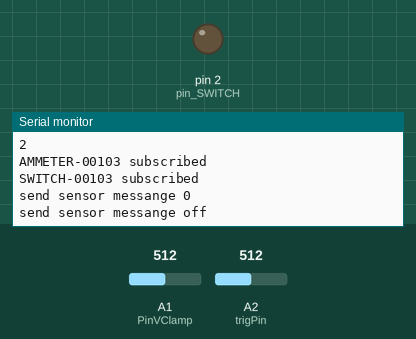
Recording of a sketch running on a simulated Arduino Uno, built with avr-gcc and run on an emulated ATmega328P. Parts: output pins drawn as LEDs (lit = HIGH), the last lines printed to the serial monitor. Inputs (shaded band) come from the test bench; at power-on: A2 (trigPin) = 512, A1 (PinVClamp) = 512. WiFi joins after 1.5 s; servers stay silent unless stated; no MQTT or app messages arrive unless stated.

Above: at 14.0 s.
14.1 s: A2 (trigPin) set to 670
At 15.5 s:
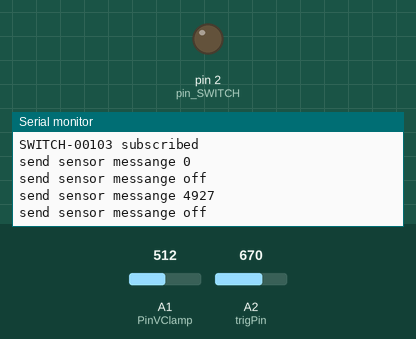
15.6 s: A2 (trigPin) set to 698
At 17.4 s:
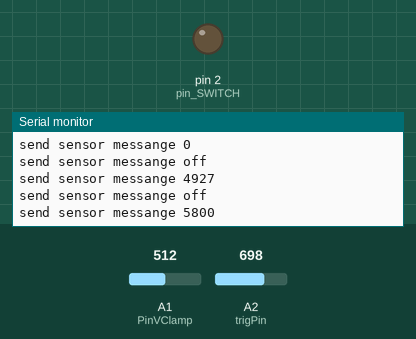

Measured:
- the behaviour switches between 683 and 684 on A2 (trigPin) (found by bisection; images 1 and 2)
- after the input at 14.1 s, the serial monitor: prints a new line after 1.2 s (image 1)
- after the input at 15.6 s, the serial monitor: prints a new line after 0.70 s (image 2)

The sketch:

ArduinoModule.ino
```cpp
#include <SPI.h>
#include <Ethernet.h>
#include <PubSubClient.h>


// variables of INTERNET CONNECTION
//===========================
byte mac[] = { 0x90, 0xAD  , 0xBE, 0xEF, 0xFE, 0xED };
IPAddress catalog_ip(93, 51, 10, 117);
const int broker_port = 1883;
EthernetClient internetClient;
PubSubClient client(internetClient);
const String clientID = "00103";
unsigned long lastConnect_mqtt = 0;
unsigned long T_reconnect_MQTT = 0;

//SENSOR INFO
//==============================
const String WaterLevel = "WATERLEVEL-";
const String Photocell = "PHOTOCELL-";
const String Switch = "SWITCH-";
const String SoilMoisture = "SOILMOISTURE-";
const String Ammeter = "AMMETER-";
int MY_number_sensors = 0;
struct SensorInfo {
  String Name;
  String measure;
  long timestamp;
  long measure_refresh;
  int measure_stability;
  bool flag;
  long expiration;
  long measure_delay;
};
struct SensorInfo Sensors[3] = {};
unsigned long now = 0;
long mqtt_keep_alive = 10 * 1000;
long measure_refresh = 1 * 1000;
int measure_resolution = 1;
int measure_stability = 0;
long lastReconnectAttempt = 0;
int tryInternetReconnect = 0;


void setup() {
  Serial.begin(9600);
  while (!Serial) {
    delay(10); // wait for serial port to connect. Needed for native USB port only
  }
  //
  if (Ethernet.begin(mac) == 0) {
    Serial.println("Failed to configure Ethernet using DHCP");
    if (Ethernet.hardwareStatus() == EthernetNoHardware) {
      Serial.println("Ethernet shield was not found.  Sorry, can't run without hardware. :(");
    }
  }
  delay(1000);
  client.setServer(catalog_ip, 1883);
  client.setCallback(callback);
  AMMETER();
  SWITCH();
  Serial.println("DEVICE INITILIZED!");
}

void loop() {
  now = millis();
  Ethernet.maintain();
  client.loop();
  reconnect();
  AMMETER();
  SWITCH();
}

void callback(char* topic, byte *payload, unsigned int length) {
  int i = 0;
  String topic_info[4] = {};
  message_split(const_cast<char*>(topic), &topic_info[0]);
  String argument_topic = topic_info[0];
  String S_name = topic_info[1];
  String msgIn;
  for (int j = 0; j < length; j++) {
    msgIn = msgIn + char(payload[j]);
  }
  Serial.println("message for Sensor: " + S_name + " with topic: " + argument_topic + " with payload: " + msgIn);
  //_________________________________

  for (byte j = 0; j < MY_number_sensors; j++) {
    if (S_name == Sensors[j].Name) {
      if (argument_topic == "switch") {
        String message_info[4] = {};
        message_split(const_cast<char*>(msgIn.c_str()), &message_info[0]);
        Sensors[j].measure = message_info[0];
        Sensors[j].measure_delay = (message_info[1].toInt() * 1000) + now;
      }
      else if (argument_topic == "expiration") {
        Sensors[j].expiration = msgIn.toInt() * 1000;
      }
      break;
    }
  }
}

void message_split(char* msgCopy, String *msg_info) {
  unsigned int i = 0;
  char* token;
  while ((token = strtok_r(msgCopy, "/", &msgCopy)) != NULL) {
    msg_info[i] = String(token);
    i = i + 1;
  }
}

void SWITCH() {
  String S_name = Switch + clientID;
  int pin_SWITCH = 2;
  int flag_syncro = 0;
  for (byte i = 0; i < MY_number_sensors; i++) {
    if (Sensors[i].Name == S_name) {
      flag_syncro = 1;
      // REFRESH-CICLE ----------------------------------
      if (now - Sensors[i].timestamp > Sensors[i].expiration) {
        Sensors[i].flag = true;
      }

      // DUTY-CICLE ----------------------------------
      if (now > Sensors[i].measure_delay) {
        int val = digitalRead(pin_SWITCH);
        String switch_status = "off";
        if (val == 1) {
          switch_status = "on";
        }
        if (Sensors[i].measure != switch_status) {
          Sensors[i].flag = true;
          if (Sensors[i].measure == "on") {
            digitalWrite(pin_SWITCH, HIGH);
          }
          else {
            digitalWrite(pin_SWITCH, LOW);
          }
        }
      }
      // PUBLISH-CICLE ----------------------------------
      if (Sensors[i].flag == true) {
        MQTT_PUBLISH(i);
      }
      break;
    }
  }
  // SETUP -----------------------------------------
  if (flag_syncro == 0) {
    Sensors[MY_number_sensors] = {S_name, "off", now, now, 0, true, mqtt_keep_alive, now};
    MY_number_sensors += 1;
    pinMode(pin_SWITCH, OUTPUT);
    Serial.println("setup device " + S_name);
  }
}

void PHOTOCELL() {
  String S_name = Photocell + clientID;
  const int pin_SENSOR = A0;
  int flag_syncro = 0;
  int measure_resolution_photocell = 10;
  for (byte i = 0; i < MY_number_sensors; i++) {
    if (Sensors[i].Name == S_name) {
      flag_syncro = 1;
      // REFRESH-CICLE ----------------------------------
      if (now - Sensors[i].timestamp > Sensors[i].expiration) {
        Sensors[i].flag = true;
      }
      int measure;
      //DUTY-CICLE--------------------------------------
      if (now - Sensors[i].measure_refresh > measure_refresh || Sensors[i].flag == true) {
        Sensors[i].measure_refresh = now;
        measure = analogRead(pin_SENSOR);
        delay(5);
        if ( abs(measure - Sensors[i].measure.toInt()) > measure_resolution_photocell) {
          Sensors[i].measure_stability += 1;
        }
        else {
          Sensors[i].measure_stability = 0;
        }
      }
      if (Sensors[i].measure_stability > measure_stability) {
        Sensors[i].flag = true;
        Sensors[i].measure_stability = 0;
      }
      //PUBLISH-CICLE-----------------------------------------
      if (Sensors[i].flag == true) {
        Sensors[i].measure = String(measure);
        MQTT_PUBLISH(i);
      }
      break;
    }
  }
  // SETUP -----------------------------------------
  if (flag_syncro == 0) {
    Sensors[MY_number_sensors] = {S_name, "0", now, now, 0, true, mqtt_keep_alive, now};
    MY_number_sensors += 1;
    Serial.println("setup device " + S_name);
  }
}

void SOIL_MOISTURE() {
  String S_name = SoilMoisture + clientID;
  const int pin_SENSOR = A0;
  int flag_syncro = 0;
  for (byte i = 0; i < MY_number_sensors; i++) {
    if (Sensors[i].Name == S_name) {
      flag_syncro = 1;
      // REFRESH-CICLE ----------------------------------
      if (now - Sensors[i].timestamp > Sensors[i].expiration) {
        Sensors[i].flag = true;
      }
      //DUTY-CICLE------------------------------------------
      int measure;
      if (now - Sensors[i].measure_refresh > measure_refresh || Sensors[i].flag == true) {
        Sensors[i].measure_refresh = now;
        measure = analogRead(pin_SENSOR);
        delay(5);
        if ( abs(measure - Sensors[i].measure.toInt()) > measure_resolution) {
          Sensors[i].measure_stability += 1;
        }
      }
      if (Sensors[i].measure_stability > measure_stability) {
        Sensors[i].flag = true;
        Sensors[i].measure_stability = 0;
      }
      //PUBLISH-CICLE-----------------------------------------
      if (Sensors[i].flag == true) {
        Sensors[i].measure = String(measure);
        MQTT_PUBLISH(i);
      }
      break;
    }
  }
  // SETUP -----------------------------------------
  if (flag_syncro == 0) {
    Sensors[MY_number_sensors] = {S_name, "0", now, now, 0, true, mqtt_keep_alive, now};
    MY_number_sensors += 1;
    Serial.println("setup device " + S_name);
  }
}


void WATER_LEVEL() {
  String S_name = WaterLevel + clientID;
  const int trigPin = 16;
  const int echoPin = 5;
  int flag_syncro = 0;
  for (byte i = 0; i < MY_number_sensors; i++) {
    if (Sensors[i].Name == S_name) {
      flag_syncro = 1;
      // REFRESH-CICLE ---------------------
      if (now - Sensors[i].timestamp > Sensors[i].expiration) {
        Sensors[i].flag = true;
      }
      //DUTY-CICLE--------------------------
      String measure;
      if (now - Sensors[i].measure_refresh > measure_refresh || Sensors[i].flag == true) {
        Sensors[i].measure_refresh = now;
        delay(5);
        digitalWrite(trigPin, LOW);
        delayMicroseconds(5);
        digitalWrite(trigPin, HIGH);
        delayMicroseconds(10);
        digitalWrite(trigPin, LOW);
        long duration = pulseIn(echoPin, HIGH);
        float distance = float(duration * 0.034) / 2.0;
        measure = String(distance, 2);
        if ( abs(measure.toFloat() - Sensors[i].measure.toFloat()) > float(measure_resolution) ) {
          Sensors[i].measure_stability += 1;
        }
      }
      if (Sensors[i].measure_stability > measure_stability) {
        Sensors[i].flag = true;
        Sensors[i].measure_stability = 0;
      }
      //PUBLISH-CICLE----------------------------
      if (Sensors[i].flag == true) {
        Sensors[i].measure = measure;
        MQTT_PUBLISH(i);
      }
      break;
    }
  }
  // SETUP -----------------------------------------
  if (flag_syncro == 0) {
    Sensors[MY_number_sensors] = {S_name, "0", now, now, 0, true, mqtt_keep_alive, now};
    MY_number_sensors += 1;
    Serial.println("setup device " + S_name);
    pinMode(trigPin, OUTPUT);
    pinMode(echoPin, INPUT);
    digitalWrite(trigPin, LOW);
    digitalWrite(echoPin, LOW);
  }
}

void AMMETER() {
  String S_name = Ammeter + clientID;
  int flag_syncro = 0;
  int measure_resolution_ammeter = 2;
  int measure_stability_ammeter = 2;
  for (byte i = 0; i < MY_number_sensors; i++) {
    if (Sensors[i].Name == S_name) {
      flag_syncro = 1;
      // REFRESH-CICLE ----------------------------------
      if (now - Sensors[i].timestamp > Sensors[i].expiration) {
        Sensors[i].flag = true;
      }
      int measure;
      //DUTY-CICLE--------------------------------------
      if (now - Sensors[i].measure_refresh > measure_refresh || Sensors[i].flag == true) {
        Sensors[i].measure_refresh = now;
        measure = power_measure();
        if ( abs(measure - Sensors[i].measure.toInt()) > float(measure_resolution_ammeter)) {
          Sensors[i].measure_stability += 1;
        }
        else {
          Sensors[i].measure_stability = 0;
        }
      }
      if (Sensors[i].measure_stability > measure_stability_ammeter) {
        Sensors[i].flag = true;
        Sensors[i].measure_stability = 0;
      }
      //PUBLISH-CICLE-----------------------------------------
      if (Sensors[i].flag == true) {
        Sensors[i].measure = String(measure);
        MQTT_PUBLISH(i);
      }
      break;
    }
  }
  // SETUP -----------------------------------------
  if (flag_syncro == 0) {
    Sensors[MY_number_sensors] = {S_name, "0", now, now, 0, true, mqtt_keep_alive, now};
    MY_number_sensors += 1;
    Serial.println("setup device " + S_name);
  }
}

int power_measure() {
  int PinGND = A2;  // sensor Virtual Ground
  int PinVClamp = A1;    // Sensor SCT-013-000
  const unsigned int numReadings = 200; //samples to calculate Vrms.
  int readingsVClamp[numReadings];    // samples of the sensor SCT-013-000
  float I = 0;
  float SumSqVClamp = 0;
  float total = 0;
  for (unsigned int i = 0; i < numReadings; i++) {
    readingsVClamp[i] = analogRead(PinVClamp) - analogRead(PinGND);
    delay(1); //
  }
  delay(5);
  //Calculate Vrms
  for (unsigned int i = 0; i < numReadings; i++) {
    SumSqVClamp += sq((float)readingsVClamp[i]);
  }
  total = sqrt(SumSqVClamp / numReadings);
  I = total * float(0.14648);
  float Power_float = total * float(31.187);
  int Power = (int) Power_float;
  if (Power <= 12) { // error management
    Power = 0;
  }
  return Power;
  // Rburden=62 ohms, LBS= 0,004882 V (5/1024)
  // Transformer of 1800 laps (SCT-013-000).
  // 5*220*1800/(62*1024)= 31.187
}


void MQTT_PUBLISH(byte i) {
  if (client.connected()) {
    Sensors[i].flag = false;
    Sensors[i].timestamp = now;
    String topic = "device/" + Sensors[i].Name;
    String message = String(Sensors[i].expiration / 1000) + "/" + Sensors[i].measure;
    client.publish(const_cast<char*>(topic.c_str()), const_cast<char*>(message.c_str()));
    Serial.println("send sensor messange " + Sensors[i].measure);
  }
}


void reconnect() {
  if (!client.connected()) {
    if (now - lastReconnectAttempt > 5000) {
      if (client.connect(const_cast<char*>(clientID.c_str()))) {
        Serial.println("connected");
        lastReconnectAttempt = 0;
        tryInternetReconnect = 0;
        deviceSubscribe();
      } else {
        lastReconnectAttempt = now;
        tryInternetReconnect++;
        switchOff();
        Serial.print("failed, rc=");
        Serial.print(client.state());
        Serial.println(" try again in 5 seconds");
      }
    }
    if (tryInternetReconnect > 3) {
      Serial.println("Power restart");
    }
  }
}

void switchOff() {
  Serial.println("all switches OFF");
  if (MY_number_sensors > 0) {
    for (byte j = 0; j < MY_number_sensors; j++) {
      String Name = Sensors[j].Name;
      if (Name.startsWith("SWITCH")) {
        Sensors[j].measure = "off";
      }
    }
  }
}

void deviceSubscribe() {
  Serial.println(String(MY_number_sensors));
  if (MY_number_sensors > 0) {
    for (byte j = 0; j < MY_number_sensors; j++) {
      String Name = Sensors[j].Name;
      String expiration_topic = "expiration/" + Name;
      client.subscribe(const_cast<char*>(expiration_topic.c_str()));
      delay(5);
      if (Name.startsWith("SWITCH")) {
        String switch_topic = "switch/" + Name;
        client.subscribe(const_cast<char*>(switch_topic.c_str()));
        delay(5);
      }
      Serial.println(Name + " subscribed");
    }
  }
}
```
